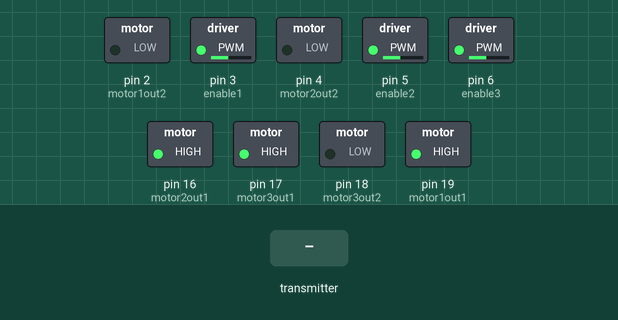
This sketch was run on a simulated Arduino Uno, built with avr-gcc and run on an emulated ATmega328P. Shown: switched loads named in the sketch (green lamp = pin HIGH). The inputs (shaded band) are chosen by the test bench. No radio packets arrive unless stated; what the sketch prints to the serial monitor is not drawn.

Above: at 1.3 s.
1.4 s: the transmitter starts sending x = 0
At 2.5 s:
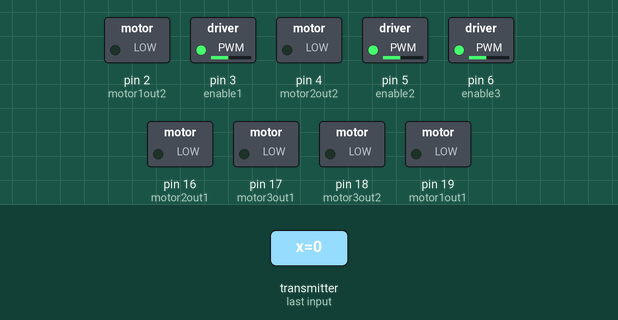
At 5.2 s:
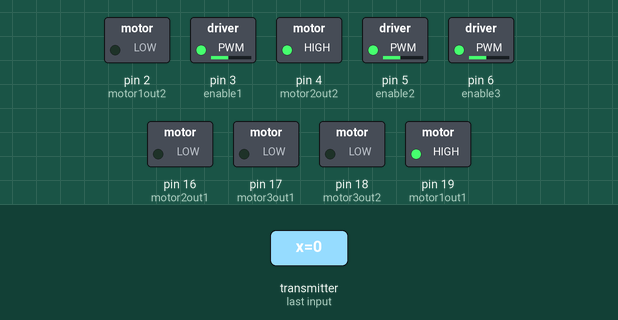
Timing chart, 0 to 18.2 s (numbered marks = the images above; inputs shaded):
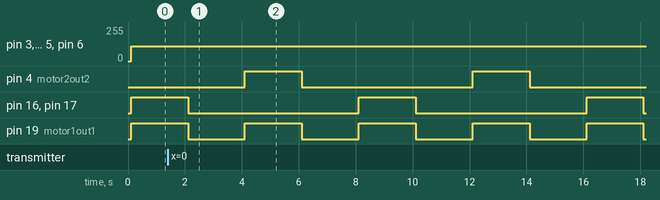

Measured:
- by itself, pin 4 (motor2out2), pin 16 (motor2out1), pin 17 (motor3out1): alternates HIGH for 2.0 s and LOW for 6.0 s
- by itself, pin 19 (motor1out1): alternates HIGH for 2.0 s and LOW for 2.0 s

The sketch:

motor_driver.ino
```cpp
#include<SPI.h>
#include<RF24.h>

const uint64_t pipe[1]= {0xF0F0F0F0E1LL};
RF24 radio(7,8);


typedef struct {
  int x;
  int y;
  } positions;


// map motor poles to Arduino pins
#define motor1out1 19
#define motor1out2 2
#define motor2out1 16
#define motor2out2 4
#define motor3out1 17
#define motor3out2 18

// map L293d motor enable pins to Arduino pins
#define enable1 3
#define enable2 5
#define enable3 6

#define M1_MAX_SPEED 100
#define M2_MAX_SPEED 100

int mspeed = 110;
positions pos;

void setup() {
     Serial.begin(9600);
   // set mapped L293D motor1 and motor 2 enable pins on Arduino to output (to turn on/off motor1 and motor2 via L293D)
  pinMode(enable1, OUTPUT);
  pinMode(enable2, OUTPUT);
  pinMode(enable3, OUTPUT);


  // set mapped motor poles to Arduino pins (via L293D)
  pinMode( motor1out1 , OUTPUT);
  pinMode( motor1out2, OUTPUT);
  pinMode( motor2out1, OUTPUT);
  pinMode( motor2out2 , OUTPUT);
  pinMode( motor3out1, OUTPUT);
  pinMode( motor3out2 , OUTPUT);
  motorspeed(0, 0,0);

  radio.begin();
  delay(100);
  radio.setAutoAck(true);
  radio.enableAckPayload();
  radio.enableDynamicPayloads();
  radio.openReadingPipe(1,pipe[0]);
  radio.startListening();
  radio.setRetries(15,15);

}


void loop() {

        pos = getRadio();


 Serial.println("POS.X= " + String(pos.x) );
//mspeed = map(sqrt(pos.x),0,sqrt(1024),0,255) ;
   Serial.println("POS.X= " + String(mspeed) );
  // Set Motor Speed for all 3 motors
  motorspeed(mspeed,mspeed,mspeed);

  // spin both motors in one direction
  Serial.print("BOTH MOTORS FORWARD @ SPEED: ");
  Serial.println(mspeed);
  motorclock(1);
  motorclock(3);
  motorclock(2);
  delay(2000);

  // stop both motors
  //Serial.println("BOTH MOTORS STOP FOR 2 SEC.");
 motorstop(1);
 motorstop(2);
 motorstop(3);
   delay(2000);

  motorclock(1);
  motorstop(3);
  motoranticlock(2);
 delay(2000);

 motorstop(1);
 motorstop(2);
 motorstop(3);
   delay(2000);


  // spin both motors in one direction
  //Serial.print("BOTH MOTORS Backward @ SPEED: ");
  //Serial.println(mspeed);
  //motoranticlock(1);
  //motoranticlock(2);
  //motoranticlock(3);
   //delay(2000);

// stop both motors
  //Serial.println("BOTH MOTORS STOP FOR 2 SEC.");
  //motorstop(1);
  //motorstop(2);
  //motorstop(3);
//delay(2000);

 // if(Serial.available())
  //  mspeed = Serial.parseInt();

}

// Stop motor Function
// motor 1,2,3
void motorstop(int motor){
  if(motor == 1){
    digitalWrite(motor1out1,LOW);
    digitalWrite(motor1out2,LOW);
  }
  else if (motor == 2){
    digitalWrite(motor2out1,LOW);
    digitalWrite(motor2out2,LOW);
  }
  else if (motor == 3){
    digitalWrite(motor3out1,LOW);
    digitalWrite(motor3out2,LOW);
  }

}

// Spin motor function assuming clockwise rotation
// motor 1,2,3
void motorclock(int motor){
  if(motor == 1){
    digitalWrite(motor1out1,HIGH);
    digitalWrite(motor1out2,LOW);
  }
  else if (motor == 2){
      digitalWrite(motor2out1,HIGH);
    digitalWrite(motor2out2,LOW);
  }
  else if (motor == 3){
    digitalWrite(motor3out1,HIGH);
    digitalWrite(motor3out2,LOW);
  }
}

// Spin motor function assuming anticlockwise rotation
// motor 1,2,3
void motoranticlock(int motor){
  if(motor == 1){
    digitalWrite(motor1out1,LOW);
    digitalWrite(motor1out2,HIGH);
  }
  else if (motor == 2){
      digitalWrite(motor2out1,LOW);
    digitalWrite(motor2out2,HIGH);
  }
  else if (motor == 3){
    digitalWrite(motor3out1,LOW);
    digitalWrite(motor3out2,HIGH);
  }
}

// Set motors to desirable speeds
void motorspeed(int m1speed, int m2speed,int m3speed){
  analogWrite(enable1,m1speed);
  analogWrite(enable2,m2speed);
  analogWrite(enable3,m3speed);
}


positions getRadio() {
  if(radio.available())
    {
    positions rec;
    //Serial.println(radio.available());
    //radio.writeAckPayload(1,ack,sizeof(ack));
    if(radio.available())
    {
      radio.read(&rec,sizeof(rec));
      radio.writeAckPayload(1,&rec,sizeof(rec));
      //Serial.print("integer got is : ");
      //Serial.println(String(rec.x) + " + " + String( rec.y) );
      Serial.print(rec.x);
      Serial.print(' ');
      Serial.println(rec.y);
      return rec;
    }
    else
    {
      Serial.println("failed to receive the message");
      return pos;
     }
    }
}
```
